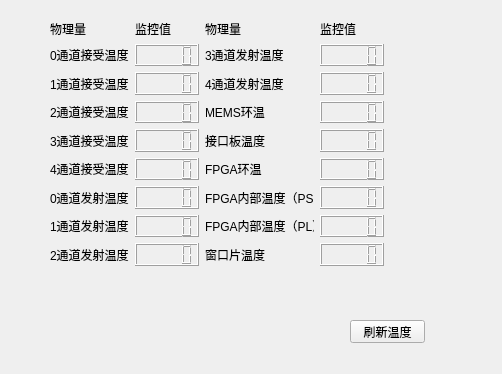
<?xml version="1.0" encoding="UTF-8"?>
<ui version="4.0">
 <class>temperature_realshow</class>
 <widget class="QWidget" name="temperature_realshow">
  <property name="geometry">
   <rect>
    <x>0</x>
    <y>0</y>
    <width>502</width>
    <height>374</height>
   </rect>
  </property>
  <property name="windowTitle">
   <string>温度实时数据</string>
  </property>
  <widget class="QPushButton" name="pushButton">
   <property name="geometry">
    <rect>
     <x>350</x>
     <y>320</y>
     <width>75</width>
     <height>23</height>
    </rect>
   </property>
   <property name="text">
    <string>刷新温度</string>
   </property>
  </widget>
  <widget class="QWidget" name="">
   <property name="geometry">
    <rect>
     <x>50</x>
     <y>20</y>
     <width>334</width>
     <height>246</height>
    </rect>
   </property>
   <layout class="QGridLayout" name="gridLayout">
    <item row="0" column="0">
     <widget class="QLabel" name="label_17">
      <property name="text">
       <string>物理量</string>
      </property>
     </widget>
    </item>
    <item row="0" column="1">
     <widget class="QLabel" name="label_18">
      <property name="text">
       <string>监控值</string>
      </property>
     </widget>
    </item>
    <item row="0" column="2">
     <widget class="QLabel" name="label_19">
      <property name="text">
       <string>物理量</string>
      </property>
     </widget>
    </item>
    <item row="0" column="3">
     <widget class="QLabel" name="label_20">
      <property name="text">
       <string>监控值</string>
      </property>
     </widget>
    </item>
    <item row="1" column="0">
     <widget class="QLabel" name="label">
      <property name="text">
       <string>0通道接受温度</string>
      </property>
     </widget>
    </item>
    <item row="1" column="1">
     <widget class="QLCDNumber" name="lcdNumber"/>
    </item>
    <item row="1" column="2">
     <widget class="QLabel" name="label_9">
      <property name="text">
       <string>3通道发射温度</string>
      </property>
     </widget>
    </item>
    <item row="1" column="3">
     <widget class="QLCDNumber" name="lcdNumber_9"/>
    </item>
    <item row="2" column="0">
     <widget class="QLabel" name="label_2">
      <property name="text">
       <string>1通道接受温度</string>
      </property>
     </widget>
    </item>
    <item row="2" column="1">
     <widget class="QLCDNumber" name="lcdNumber_2"/>
    </item>
    <item row="2" column="2">
     <widget class="QLabel" name="label_10">
      <property name="text">
       <string>4通道发射温度</string>
      </property>
     </widget>
    </item>
    <item row="2" column="3">
     <widget class="QLCDNumber" name="lcdNumber_10"/>
    </item>
    <item row="3" column="0">
     <widget class="QLabel" name="label_3">
      <property name="text">
       <string>2通道接受温度</string>
      </property>
     </widget>
    </item>
    <item row="3" column="1">
     <widget class="QLCDNumber" name="lcdNumber_3"/>
    </item>
    <item row="3" column="2">
     <widget class="QLabel" name="label_11">
      <property name="text">
       <string>MEMS环温</string>
      </property>
     </widget>
    </item>
    <item row="3" column="3">
     <widget class="QLCDNumber" name="lcdNumber_11"/>
    </item>
    <item row="4" column="0">
     <widget class="QLabel" name="label_4">
      <property name="text">
       <string>3通道接受温度</string>
      </property>
     </widget>
    </item>
    <item row="4" column="1">
     <widget class="QLCDNumber" name="lcdNumber_4"/>
    </item>
    <item row="4" column="2">
     <widget class="QLabel" name="label_12">
      <property name="text">
       <string>接口板温度</string>
      </property>
     </widget>
    </item>
    <item row="4" column="3">
     <widget class="QLCDNumber" name="lcdNumber_12"/>
    </item>
    <item row="5" column="0">
     <widget class="QLabel" name="label_5">
      <property name="text">
       <string>4通道接受温度</string>
      </property>
     </widget>
    </item>
    <item row="5" column="1">
     <widget class="QLCDNumber" name="lcdNumber_5"/>
    </item>
    <item row="5" column="2">
     <widget class="QLabel" name="label_13">
      <property name="text">
       <string>FPGA环温</string>
      </property>
     </widget>
    </item>
    <item row="5" column="3">
     <widget class="QLCDNumber" name="lcdNumber_13"/>
    </item>
    <item row="6" column="0">
     <widget class="QLabel" name="label_6">
      <property name="text">
       <string>0通道发射温度</string>
      </property>
     </widget>
    </item>
    <item row="6" column="1">
     <widget class="QLCDNumber" name="lcdNumber_6"/>
    </item>
    <item row="6" column="2">
     <widget class="QLabel" name="label_14">
      <property name="text">
       <string>FPGA内部温度（PS）</string>
      </property>
     </widget>
    </item>
    <item row="6" column="3">
     <widget class="QLCDNumber" name="lcdNumber_14"/>
    </item>
    <item row="7" column="0">
     <widget class="QLabel" name="label_7">
      <property name="text">
       <string>1通道发射温度</string>
      </property>
     </widget>
    </item>
    <item row="7" column="1">
     <widget class="QLCDNumber" name="lcdNumber_7"/>
    </item>
    <item row="7" column="2">
     <widget class="QLabel" name="label_15">
      <property name="text">
       <string>FPGA内部温度（PL）</string>
      </property>
     </widget>
    </item>
    <item row="7" column="3">
     <widget class="QLCDNumber" name="lcdNumber_15"/>
    </item>
    <item row="8" column="0">
     <widget class="QLabel" name="label_8">
      <property name="text">
       <string>2通道发射温度</string>
      </property>
     </widget>
    </item>
    <item row="8" column="1">
     <widget class="QLCDNumber" name="lcdNumber_8"/>
    </item>
    <item row="8" column="2">
     <widget class="QLabel" name="label_16">
      <property name="text">
       <string>窗口片温度</string>
      </property>
     </widget>
    </item>
    <item row="8" column="3">
     <widget class="QLCDNumber" name="lcdNumber_16"/>
    </item>
   </layout>
  </widget>
 </widget>
 <resources/>
 <connections/>
</ui>
